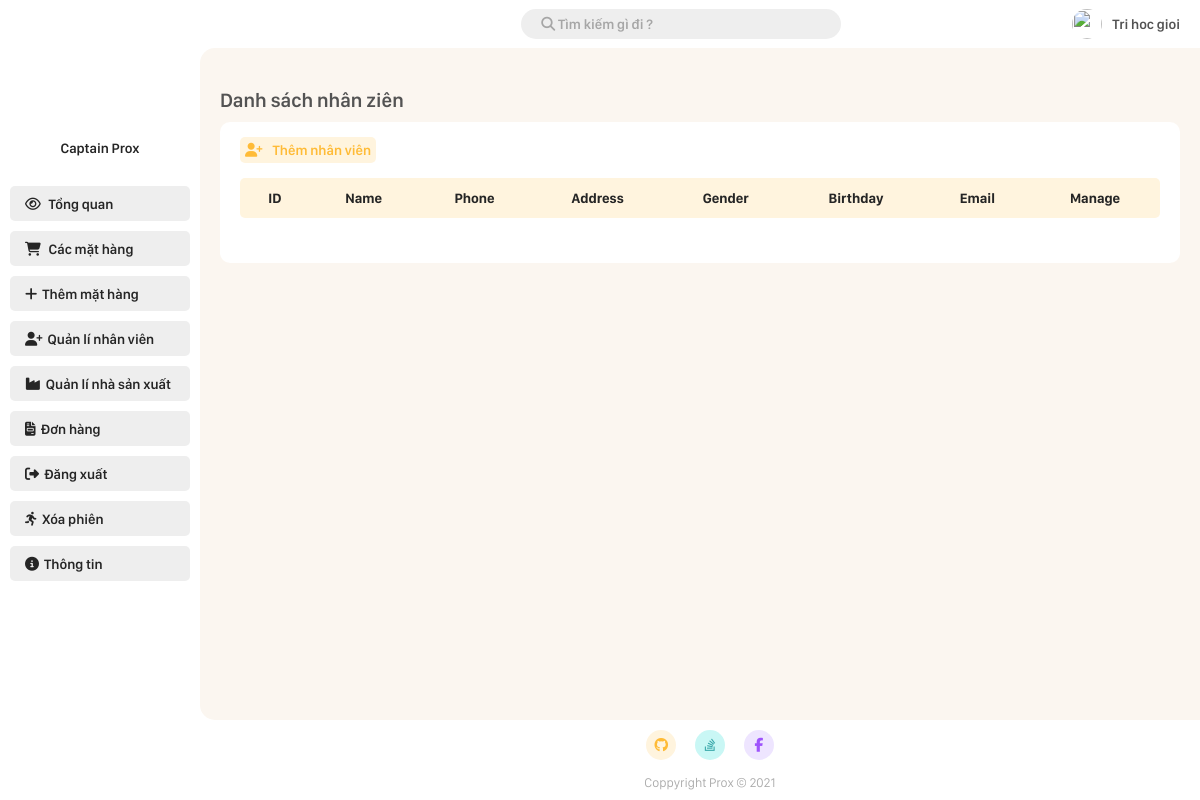
The page /Admin/employee_manager.php (signed in) on the database as committed earlier.
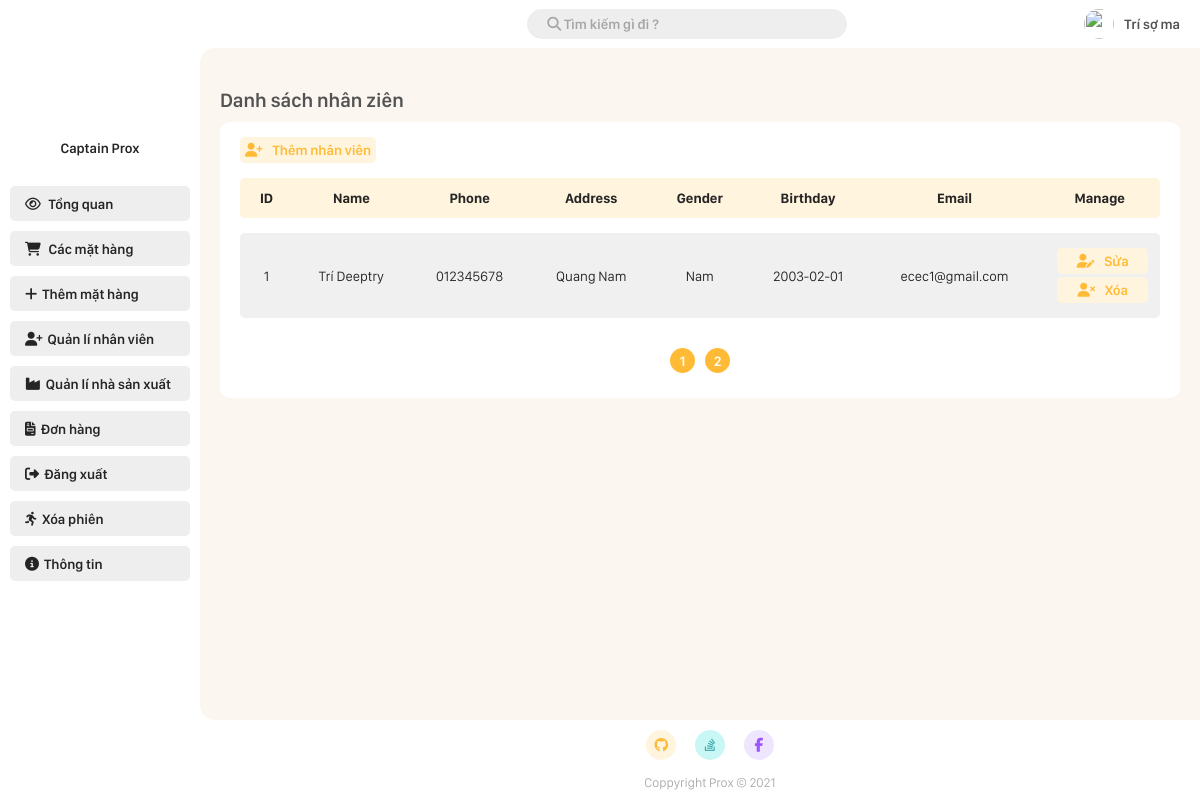
The same page on the database as committed later.
### tables this page shows
CREATE TABLE `employee` (
  `id` int(11) NOT NULL,
  `name` varchar(20) NOT NULL,
  `phone` varchar(20) NOT NULL,
  `address` varchar(50) NOT NULL,
  `gender` bit(2) NOT NULL DEFAULT b'1',
  `dob` date NOT NULL,
  `email` varchar(20) NOT NULL,
  `password` varchar(50) NOT NULL,
  `level_id` int(11) NOT NULL,
  `token` varchar(50) NOT NULL,
  `manager_id` tinyint(4) DEFAULT NULL
);

### Admin/employee_manager.php (the view, shortened to what the changed rows need)
<!DOCTYPE html>
<html lang="en">
<head>
    <link rel="stylesheet" href="./CSS/style.css?v=4.4">
</head>
<body>
        <?php
            require_once './root/connect.php';
            $page = 1;
            $manager_id = $_SESSION['id'];
            $search = "";
            $number_of_post_query = "SELECT count(*) FROM employee WHERE ((name like '%$search%') OR (id = '$search') OR (email LIKE '%$search%') OR (phone LIKE '$search')) AND level_id = 1 AND manager_id = $manager_id";
            $post_array = mysqli_query($connect, $number_of_post_query);
            $result_array = mysqli_fetch_array($post_array);
            $number_of_post = $result_array['count(*)'];
            $number_post_per_page = 1;
            $number_of_page = ceil($number_of_post/$number_post_per_page);
            $number_of_skip_page = $number_post_per_page * ($page - 1);
            $querry = "SELECT * FROM employee WHERE ((name like '%$search%') OR (id = '$search') OR (email LIKE '%$search%') OR (phone LIKE '$search')) AND level_id = 1 AND manager_id = $manager_id  LIMIT $number_post_per_page OFFSET $number_of_skip_page ";
            $result = mysqli_query($connect, $querry);
        ?>
        <div class="grid-container">
            <div class="container-header">
                <?php require_once "./root/navbar.php"; ?>
            </div>
                <?php require_once "./root/sidebar.php"; ?>
            <div class="container-main">
                <h1 class="main-title">Danh sách nhân ziên</h1>
                <div class="add-new-item">
                    <table class="styled-table">
                        <thead>
                            <tr>
                                <th>ID</th>
                                <th>Name</th>
                                <th>Phone</th>
                                <th>Address</th>
                                <th>Gender</th>
                                <th>Birthday</th>
                                <th>Email</th>
                                <th>Manage</th>
                            </tr>
                        </thead>
                        <tbody>
                            <?php foreach($result as $employee){ ?>
                                <tr>
                                    <td><?php echo $employee['id'] ?></td>
                                    <td><?php echo $employee['name'] ?></td>
                                    <td><?php echo $employee['phone'] ?></td>
                                    <td><?php echo $employee['address'] ?></td>
                                    <td>
                                        <?php
                                            if($employee['gender'] == 1){
                                                echo "Nam";
                                            }else{
                                                echo "Nữ";
                                            }
                                        ?>
                                    </td>
                                    <td><?php echo $employee['dob'] ?></td>
                                    <td><?php echo $employee['email'] ?></td>
                                    <td>
                                        <a class="link-button" href="./edit/edit_employee.php?id=<?php echo $employee['id'];?>"><i class="fas fa-user-edit"></i>Sửa</a>
                                        <a class="link-button" href="?search=<?php echo $search; ?>&page=<?php echo $page; ?>&delete=<?php echo $employee['id']; ?>" onclick="return confirm('Đồng ý xóa <?= $employee['name']; ?> ?');"><i class="fas fa-user-times"></i>Xóa</a>
                                    </td>
                                </tr>
                            <?php } ?>
                        </tbody>
                    </table>
                    <div class="page_number_list">
                        <?php for($i = 1 ; $i<= $number_of_page ; $i++){?>
                            <div class="page_number">
                                <a href="?page=<?php echo $i; ?>&search=<?php echo $search; ?>">
                                    <?php echo $i; ?>
                                </a>
                            </div>
                        <?php } ?>
                    </div>
                </div>
            </div>
                <?php require_once "./root/footer.php"; ?>
        </div>
</body>
</html>

### Admin/root/navbar.php (shortened to what the changed rows need)
<!DOCTYPE html>
<html lang="en">
<head>
</head>
<body>
        <div class="header">
            <ul class="header-menu">
                <li>
                    <a href="#"><?php
                    if(isset($_SESSION['name'])){
                        echo $_SESSION['name'];
                    }else{
                        echo 'User name';
                    }
                    ?>
                    </a>
                </li>
            </ul>
        </div>
</body>
</html>

Rows that differ between the two databases and show on the page:
now on this page (row edited): employee: id "1", name "Trí Deeptry", phone "012345678", address "Quang Nam", gender "Nam", dob "2003-02-01", email "ecec1@gmail.com"
Other text that changed with them:
$_SESSION['name']: "Tri hoc gioi" → "Trí sợ ma"
new list line: "1"
new list line: "2"
